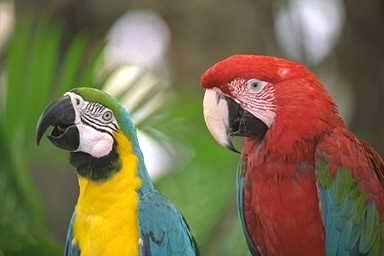
#> input picture Day18/coding_practice/images/images.jpg, 384 x 256 px
$ python 02_sobel_edge_detection.py   (older library calls are emulated)
#> lines starting #> are read from the running program, lines starting #| are printed output that depends on the picture; after the words box and inside, x2 and y2 are one past the last pixel; in counts of white or black regions, pixels touching at a corner belong together
### Day18/coding_practice/utils.py
"""
Helper functions shared by all Day 18 practice scripts.
We don't have real document photos yet (those are for the mini project), so
we generate one fake sample document here, similar to Day17.
"""

import os
import cv2
import numpy as np

# folder this file lives in, so images/outputs always save HERE
# no matter which folder you were in when you ran "python 01_grayscale_and_blur.py"
BASE_DIR = os.path.dirname(os.path.abspath(__file__))
IMAGES_DIR = os.path.join(BASE_DIR, "images")
OUTPUTS_DIR = os.path.join(BASE_DIR, "outputs")

DOC_W, DOC_H = 700, 900  # size of our fake sample document


def _ensure_folders():
    os.makedirs(IMAGES_DIR, exist_ok=True)
    os.makedirs(OUTPUTS_DIR, exist_ok=True)


# [17 lines left out: function create_sample_document, not called in this run]


VALID_EXT = (".jpg", ".jpeg", ".png", ".bmp")


def get_sample_image():
    # uses whatever real photo you've dropped into images/ - only falls
    # back to generating a fake sample document if that folder is empty
    _ensure_folders()
    existing = sorted(f for f in os.listdir(IMAGES_DIR) if f.lower().endswith(VALID_EXT))
    if existing:
        return cv2.imread(os.path.join(IMAGES_DIR, existing[0]))
#> returned value is the input picture: shape (256, 384, 3); mean B, G, R 76.4, 110, 122.2

    path = os.path.join(IMAGES_DIR, "sample_document.jpg")
    cv2.imwrite(path, create_sample_document())
    return cv2.imread(path)


# [14 lines left out: function add_noise, not called in this run]


def save_and_show(name, img):
    # saves the result into outputs/ AND shows it in a popup window
    _ensure_folders()
    path = os.path.join(OUTPUTS_DIR, name)
    cv2.imwrite(path, img)
    print(f"Saved: {path}")
    cv2.imshow(name, img)
    cv2.waitKey(0)
    cv2.destroyAllWindows()


def build_collage(images, labels, label_height=30):
    # lays images side by side with a text label above each one, so
    # comparisons (Sobel vs Laplacian vs Canny, before vs after, etc.) are
    # easy to see in a single saved file
    normalized = []
    for img in images:
        if img.ndim == 2:  # grayscale -> BGR so everything can sit in one collage
            img = cv2.cvtColor(img, cv2.COLOR_GRAY2BGR)
        normalized.append(img)

    height = max(img.shape[0] for img in normalized)
    panels = []
    for img, label in zip(normalized, labels):
        h, w = img.shape[:2]
        if h != height:  # pad shorter images so all panels line up
            pad = np.full((height - h, w, 3), 255, dtype=np.uint8)
            img = np.vstack([img, pad])

        bar = np.full((label_height, w, 3), 30, dtype=np.uint8)
        cv2.putText(bar, label, (8, label_height - 9), cv2.FONT_HERSHEY_SIMPLEX, 0.5, (255, 255, 255), 1)
        panels.append(np.vstack([bar, img]))

        divider = np.full((height + label_height, 4, 3), 200, dtype=np.uint8)
        panels.append(divider)

    return np.hstack(panels[:-1])  # drop trailing divider

### Day18/coding_practice/02_sobel_edge_detection.py
"""
SOBEL OPERATOR - finds edges by measuring how fast brightness changes.
It looks in two directions separately:
  - Sobel X: picks up VERTICAL edges (brightness changing left-to-right)
  - Sobel Y: picks up HORIZONTAL edges (brightness changing top-to-bottom)
Combining both (magnitude) gives edges in every direction.
Real use: cheap and fast, but sensitive to noise - usually needs a blur first.
"""
import cv2
import numpy as np
from utils import get_sample_image, save_and_show, build_collage

img = get_sample_image()
gray = cv2.cvtColor(img, cv2.COLOR_BGR2GRAY)
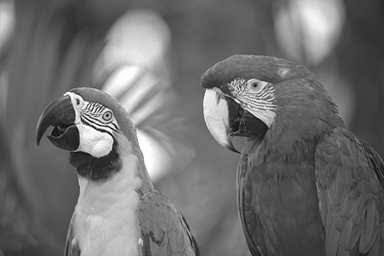
#> gray: shape (256, 384); min 2, max 254, mean 109.8
blurred = cv2.GaussianBlur(gray, (5, 5), 0)

# ksize=3 is the size of the small grid Sobel slides across the image.
# CV_64F (instead of 8-bit) so negative brightness changes aren't clipped to 0.
sobel_x = cv2.Sobel(blurred, cv2.CV_64F, 1, 0, ksize=3)
sobel_y = cv2.Sobel(blurred, cv2.CV_64F, 0, 1, ksize=3)
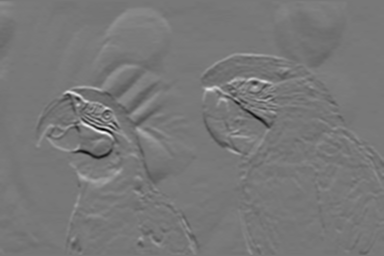
#> sobel_y: shape (256, 384) float64; min -436, max 489, mean -0.2; drawn with min black and max white
sobel_combined = cv2.magnitude(sobel_x, sobel_y)  # combine both directions

# convert back to a normal displayable 0-255 image
sobel_x_disp = cv2.convertScaleAbs(sobel_x)
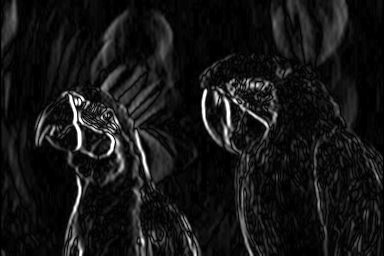
#> sobel_x_disp: shape (256, 384); min 0, max 255, mean 21.3
sobel_y_disp = cv2.convertScaleAbs(sobel_y)
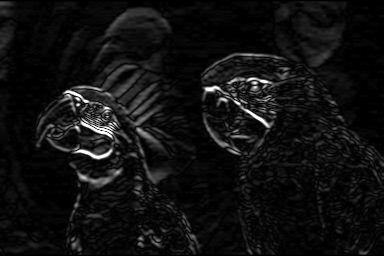
#> sobel_y_disp: shape (256, 384); min 0, max 255, mean 16.6
sobel_combined_disp = cv2.convertScaleAbs(sobel_combined)
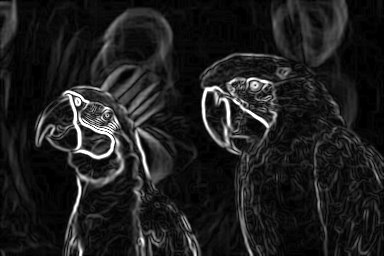
#> sobel_combined_disp: shape (256, 384); min 0, max 255, mean 29.8

save_and_show("02_sobel_x.jpg", sobel_x_disp)
save_and_show("02_sobel_y.jpg", sobel_y_disp)
save_and_show("02_sobel_combined.jpg", sobel_combined_disp)
save_and_show(
    "02_compare.jpg",
    build_collage(
        [blurred, sobel_x_disp, sobel_y_disp, sobel_combined_disp],
        ["blurred", "sobel x", "sobel y", "sobel combined"],
    ),
)
#> the loop in build_collage, `for img in images:` made 4 passes
#> after the loop in build_collage, `for img in images:`: normalized = 4 items
#> in build_collage, `height = max(img.shape[0] for img in normalized)`: height = 256
#> the loop in build_collage, `for img, label in zip(normalized, labels):` made 4 passes
#> label on passes 1 to 4: 'blurred', 'sobel x', 'sobel y', 'sobel combined'
#> after the loop in build_collage, `for img, label in zip(normalized, labels):`:
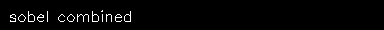
#> bar: shape (30, 384, 3); values 30 (black) and 255 (white), 2.3% white in thin lines or dots, all inside (x1, y1, x2, y2) = (10, 10, 131, 22)
#> after the loop in build_collage, `for img, label in zip(normalized, labels):`: panels = 8 items
#> in build_collage, `return np.hstack(panels[:-1])`:
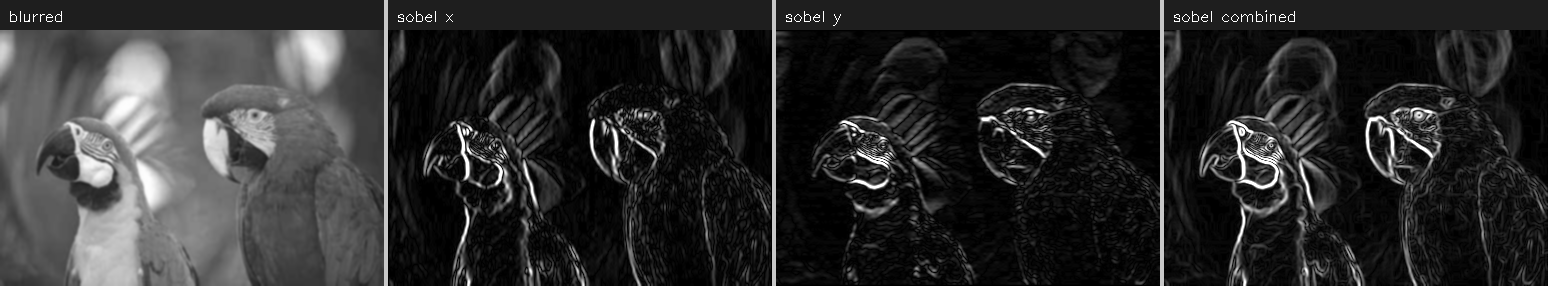
#> returned value: shape (286, 1548, 3); min 0, max 255, mean 44.4
